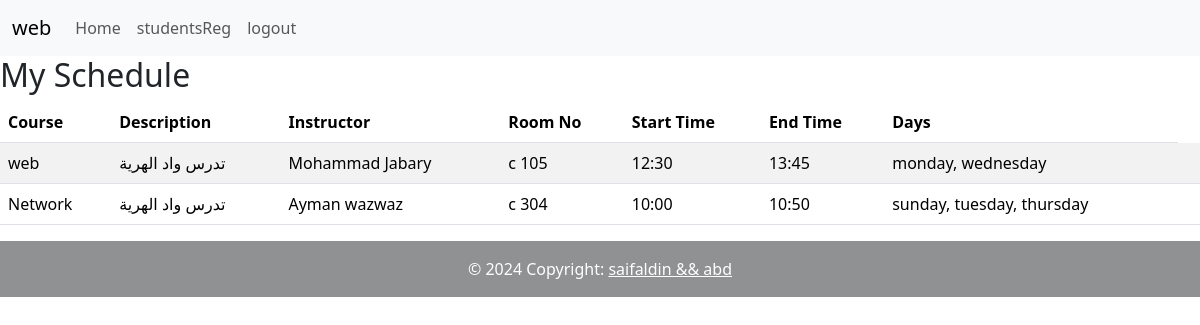
Page /studentsReg/1 (signed in) on the committed database.
### register/models.py (models this page shows, shortened)
class Courses(models.Model):
    name=models.CharField( max_length=50,null=True)
    description=models.CharField( max_length=200,null=True)
    prerequisites=models.CharField( max_length=100,null=True)
    instructor=models.CharField( max_length=50,null=True)
    capacity=models.FloatField(null=True)
    scheduleId=models.ForeignKey(CourseSchedules, on_delete=models.SET_NULL,null=True)

class CourseSchedules(models.Model):
    days=models.ManyToManyField(Day)
    startTime=models.TimeField( auto_now_add=False,null=True)
    endTime=models.TimeField( auto_now_add=False,null=True)
    roomNo=models.CharField( max_length=50,null=True)

### register/views.py (the view)
# urls.py: path('studentsReg/<str:pk>',views.studentsReg,name='studentsReg'),
@login_required(login_url='login')
def studentsReg(request,pk):
    student = Students.objects.get(id=pk)
    registrations = StudentsReg.objects.filter(studentId=pk)
    courses = []
    for reg in registrations:
        course = reg.courseId
        if course and course.scheduleId:
            courses.append({
                'name': course.name,
                'description': course.description,
                'instructor': course.instructor,
                'roomNo': course.scheduleId.roomNo,
                'days': ', '.join([day.name for day in course.scheduleId.days.all()]),
                'startTime': course.scheduleId.startTime.strftime('%H:%M'),
                'endTime': course.scheduleId.endTime.strftime('%H:%M')
            })
    context = {
        'student_name': student,
        'courses': courses
    }
    return render(request, 'register/studentsReg.html', context)

### register/templates/register/studentsReg.html (shortened to what this page needs)
{% extends 'register/main.html' %}
    {% block content %}
      <h2>My Schedule</h2>
      <table class="table table-striped">
        <thead>
          <tr>
            <th>Course</th>
            <th>Description</th>
            <th>Instructor</th>
            <th>Room No</th>
            <th>Start Time</th>
            <th>End Time</th>
            <th>Days</th>
          </tr>
        </thead>
        <tbody>
          {% for reg in courses %}
            <tr>
              <td>{{ reg.name }}</td>
              <td>{{ reg.description }}</td>
              <td>{{ reg.instructor }}</td>
              <td>{{ reg.roomNo }}</td>
              <td>{{ reg.startTime }}</td>
              <td>{{ reg.endTime }}</td>
               <td>{{ reg.days}}</td>
              <td>
              </td>
            </tr>
          {% empty %}
            <tr>
              <td colspan="7">No registered courses found.</td>
            </tr>
          {% endfor %}
        </tbody>
      </table>
    {% endblock %}

### register/templates/register/navbar.html (shortened to what this page needs)
<!DOCTYPE html>
<html lang="en">
  <head>
  </head>
  <body>
    <nav class="navbar navbar-expand-lg bg-body-tertiary">
      <div class="container-fluid">
        <a class="navbar-brand" href="#">{{request.user}}</a>
        <div class="collapse navbar-collapse" id="navbarSupportedContent">
          <ul class="navbar-nav me-auto mb-2 mb-lg-0">
            <li class="nav-item">
              <a class="nav-link" aria-current="page" href="{% url 'courses' %}">Home</a>
            </li>
            <li class="nav-item">
              <a class="nav-link" aria-current="page" href="{% url 'studentsReg' request.user.id %}">studentsReg</a>
            </li>
            <li class="nav-item">
              <a class="nav-link" aria-current="page" href="{% url 'userLogout'  %}">logout</a>
            </li>
          </ul>
        </div>
      </div>
    </nav>
  </body>
</html>

### rows in the picture
Courses: name "web", description "تدرس واد الهرية", instructor "Mohammad Jabary"
CourseSchedules: roomNo "c 105"
Courses: name "Network", description "تدرس واد الهرية", instructor "Ayman wazwaz"
CourseSchedules: roomNo "c 304"

### other values in the picture
{{ request.user }} "web"
{{ reg.startTime }} "12:30" "10:00"
{{ reg.endTime }} "13:45" "10:50"
{{ reg.days }} "monday, wednesday" "sunday, tuesday, thursday"
